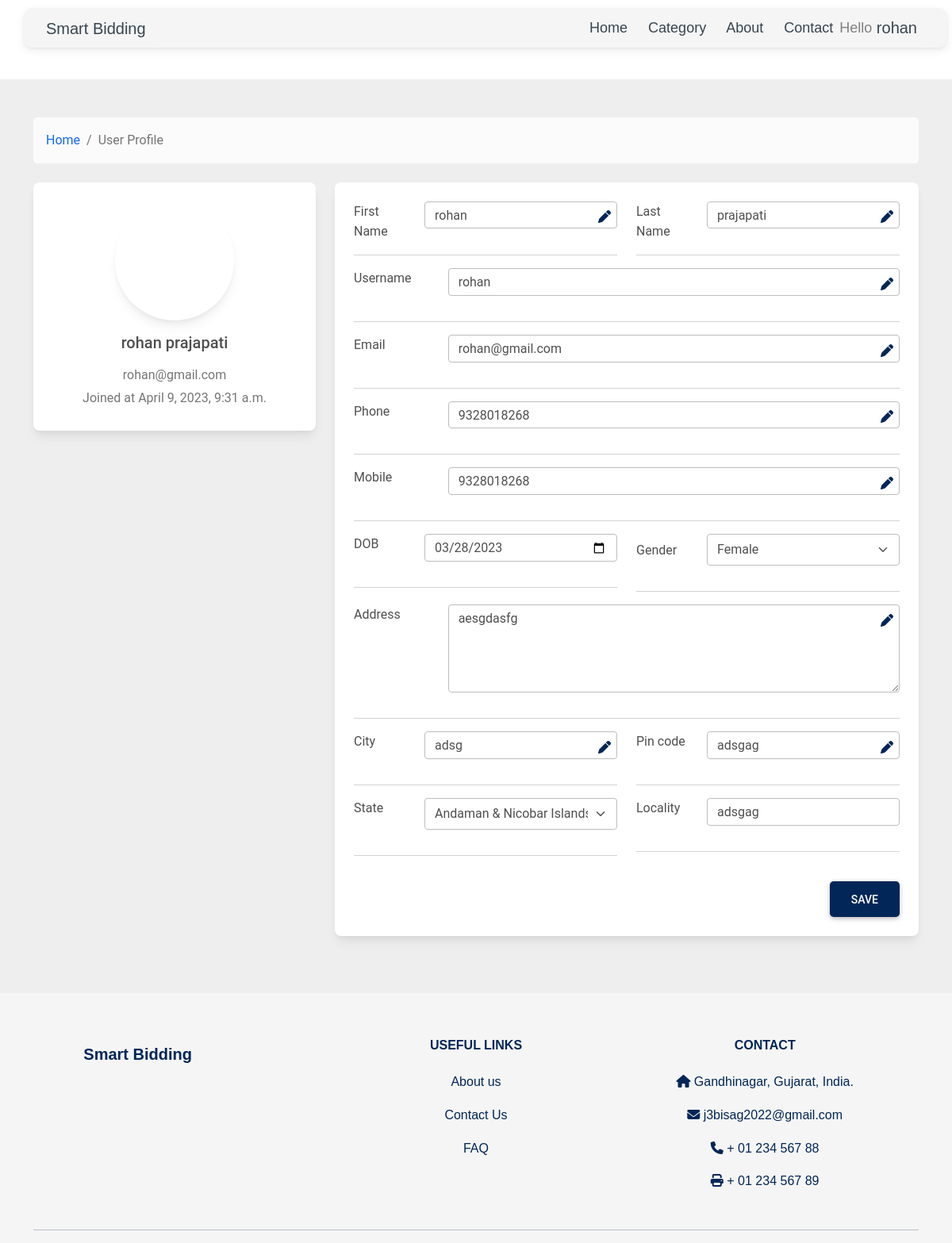
/profile/ (signed in), run on the app's committed database.
### Buyer/models.py (models this page shows, shortened)
class UserDetail(models.Model):
        SEX_CHOICES = ((True,'Male'),(False,'Female'))
        STATE_CHOICES = (("Andaman & Nicobar Islands",'Andaman & Nicobar Islands'),
            ("Andhra Pradesh",'Andhra Pradesh'),
            ("Arunachal Pradesh",'Arunachal Pradesh'),
            ("Assam",'Assam'),
            ("Bihar",'Bihar'),
            ("Chandigarh",'Chandigarh'),
            ("Chhattisgarh",'Chhattisgarh'),
            ("Dadra & Nagar Haveli",'Dadra & Nagar Haveli'),
            ("Daman and Diu",'Daman and Diu'),
            ("Delhi",'Delhi'),
            ("Goa",'Goa'),
            ("Gujarat",'Gujarat'),
            ("Haryana",'Haryana'),
            ("Himachal Pradesh",'Himachal Pradesh'),
            ("Jammu & Kashmir",'Jammu & Kashmir'),
            ("Jharkhand",'Jharkhand'),
            ("Karnataka",'Karnataka'),
            ("Kerala",'Kerala'),
            ("Lakshadweep",'Lakshadweep'),
            ("Madhya Pradesh",'Madhya Pradesh'),
            ("Maharashtra",'Maharashtra'),
            ("Manipur",'Manipur'),
            ("Meghalaya",'Meghalaya'),
            ("Mizoram",'Mizoram'),
            ("Nagaland",'Nagaland'),
            ("Odisha",'Odisha'),
            ("Puducherry",'Puducherry'),
            ("Punjab",'Punjab'),
            ("Rajasthan",'Rajasthan'),
            ("Sikkim",'Sikkim'),
            ("Tamil Nadu",'Tamil Nadu'),
            ("Telangana",'Telangana'),
            ("Tripura",'Tripura'),
            ("Uttarakhand",'Uttarakhand'),
            ("Uttar Pradesh",'Uttar Pradesh'),
            ("West Bengal",'West Bengal'),
            )
        usr = models.OneToOneField(User, primary_key=True, on_delete=models.CASCADE)
        auth_token = models.CharField(max_length=100, default="")
        is_verified = models.BooleanField(default=False)
        dob = models.DateField(null = True)
        photo = models.ImageField(default='user-profile.png',upload_to='Profiles/',null=True)
        mobile = models.CharField(max_length=10,null=True, default='')
        alternate_mobile = models.CharField(max_length=10,null=True,blank=True,default='')
        address = models.TextField(default='')
        pincode = models.CharField(max_length=6, null=True, default='')
        locality = models.CharField(max_length=100, null=True, blank=True,default='')
        city = models.CharField(max_length=100, null=True, blank=True,default='')
        state = models.CharField(max_length=50,choices=STATE_CHOICES, null=True,default='')
        sex = models.BooleanField(choices=SEX_CHOICES, null=True,default='')

### Buyer/views.py (the view)
# urls.py: path('profile/', views.Profile, name="profile"),
@login_required(login_url="Buyer:index")
def Profile(request):
    if request.method == 'POST':
        user_form = UserForm(request.POST, request.FILES, instance=request.user.userdetail)
        profile_form = profileForm(request.POST, instance=request.user)
        if user_form.is_valid() and profile_form.is_valid():
            user_form.save()
            profile_form.save()
            messages.success(request, f'Account is updated successfully...')
            return render(request,'buyer/profile.html',{'address':user_form,'profile':profile_form})
    else:
        user_form = UserForm(instance=request.user.userdetail)
        profile_form = profileForm(instance=request.user)
    return render(request,'buyer/profile.html',{'address':user_form,'profile':profile_form,'category':category.objects.all()})

### Buyer/templates/buyer/profile.html (shortened to what this page needs)
{% extends 'base.html' %}
{% load crispy_forms_tags %}
{% block content %}
<section style="background-color: #eee; margin-top:100px;">
    <div class="container py-5">
      <div class="row">
        <div class="col">
          <nav aria-label="breadcrumb" class="bg-light rounded-3 p-3 mb-4">
            <ol class="breadcrumb mb-0">
              <li class="breadcrumb-item"><a href="{% url 'Buyer:index'%}">Home</a></li>
              <li class="breadcrumb-item active" aria-current="page">User Profile</li>
            </ol>
          </nav>
        </div>
      </div>
      <form action="{% url 'Buyer:profile' %}" method="post" enctype="multipart/form-data">
      <div class="row">
        <div class="col-lg-4">
          <div class="card mb-4">
            <div class="card-body text-center">
              <div class="container-profilepic card rounded-circle overflow-hidden">
                <div class="photo-preview card-img w-100 h-100"></div>
              </div>
              <h5 class="my-3">{{request.user.first_name}} {{request.user.last_name}}</h5>
              <p class="text-muted mb-1">{{request.user.email}}</p>
              <p class="text-muted mb-1">Joined at {{request.user.date_joined}}</p>
            </div>
          </div>
        </div>
        <div class="col-lg-8">
          <div class="card mb-4">
            <div class="card-body">
              <div class="row">
                <div class="col-lg-6">
                <div class="row">
                <div class="col-sm-3">
                  <p class="mb-0">First Name</p>
                </div>
                <div class="col">
                  <p class="text-muted mb-0">{{profile.first_name | as_crispy_field}}<span class="fa fa-pen" style="float: right;position: relative; margin-top: -39px; margin-right: 8px; color: #012657;"></span></p>
                </div>
                </div>
                <hr>
                </div>
                <div class="col-lg-6">
                  <div class="row">
                  <div class="col-sm-3">
                    <p class="mb-0">Last Name</p>
                  </div>
                  <div class="col">
                    <p class="text-muted mb-0">{{profile.last_name | as_crispy_field}}<span class="fa fa-pen" style="float: right;position: relative; margin-top: -39px; margin-right: 8px; color: #012657;"></span></p>
                  </div>
                  </div>
                  <hr>
                </div>
              </div>
              <div class="row">
                <div class="col-sm-2">
                  <p class="mb-0">
                  Username
                  </p>
                </div>
                <div class="col-sm-10">
                  <p class="text-muted mb-0">{{profile.username | as_crispy_field}}<span class="fa fa-pen" style="float: right;position: relative;  margin-top: -39px; margin-right: 8px; color: #012657;"></span></p>
                </div>
              </div>
              <hr>
              <div class="row">
                <div class="col-sm-2">
                  <p class="mb-0">Email</p>
                </div>
                <div class="col-sm-10">
                  <p class="text-muted mb-0">{{profile.email | as_crispy_field}}<span class="fa fa-pen" style="float: right;position: relative;  margin-top: -39px; margin-right: 8px; color: #012657;"></span></p>
                </div>
              </div>
              <hr>
              <div class="row">
                <div class="col-sm-2">
                  <p class="mb-0">Phone</p>
                </div>
                <div class="col-sm-10">
                  <p class="text-muted mb-0">{{address.mobile | as_crispy_field}}<span class="fa fa-pen" style="float: right;position: relative;  margin-top: -39px; margin-right: 8px; color: #012657;"></span></p>
                </div>
              </div>
              <hr>
              <div class="row">
                <div class="col-sm-2">
                  <p class="mb-0">Mobile</p>
                </div>
                <div class="col-sm-10">
                  <p class="text-muted mb-0">{{address.alternate_mobile | as_crispy_field}}<span class="fa fa-pen" style="float: right;position: relative;  margin-top: -39px; margin-right: 8px; color: #012657;"></span></p>
                </div>
              </div>
              <hr>
              <div class="row">
                <div class="col-lg-6">
                <div class="row">
                <div class="col-sm-3">
                  <p class="mb-0">DOB</p>
                </div>
                <div class="col">
                  <p class="text-muted mb-0">{{address.dob | as_crispy_field}}</p>
                </div>
                </div>
                <hr>
                </div>
                <div class="col-lg-6">
                 <div class="row">
                <div class="col-sm-3">
                  <p class="mb-0 mt-2">Gender</p>
                </div>
                <div class="col-sm-9">
                  <p class="text-muted mb-0">{{address.sex | as_crispy_field}}</p>
                </div>
                </div>
                <hr>
                </div>
              </div>
              <div class="row">
                <div class="col-sm-2">
                  <p class="mb-0">Address</p>
                </div>
                <div class="col-sm-10">
                  <p class="text-muted mb-0">{{address.address | as_crispy_field}}<span class="fa fa-pen" style="float: right;position: relative;  margin-top: -115px; margin-right: 8px; color: #012657;"></span>
                </div>
              </div>
              <hr>
              <div class="row">
                <div class="col-lg-6">
                <div class="row">
                <div class="col-sm-3">
                  <p class="mb-0">City</p>
                </div>
                <div class="col">
                  <p class="text-muted mb-0">{{address.city | as_crispy_field}}<span class="fa fa-pen" style="float: right;position: relative;  margin-top: -39px; margin-right: 8px; color: #012657;"></span></p>
                </div>
                </div>
                <hr>
                </div>
                <div class="col-lg-6">
                  <div class="row">
                  <div class="col-sm-3">
                    <p class="mb-0">Pin code</p>
                  </div>
                  <div class="col">
                    <p class="text-muted mb-0">{{address.pincode | as_crispy_field}}<span class="fa fa-pen" style="float: right;position: relative;  margin-top: -39px; margin-right: 8px; color: #012657;"></span></p>
                  </div>
                  </div>
                  <hr>
                </div>
              </div>
              <div class="row">
                <div class="col-lg-6">
                <div class="row">
                <div class="col-sm-3">
                  <p class="mb-0">State</p>
                </div>
                <div class="col">
                  <p class="text-muted mb-0" style="border: none;">{{address.state | as_crispy_field}}</p>
                </div>
                </div>
                <hr>
                </div>
                <div class="col-lg-6">
                  <div class="row">
                  <div class="col-sm-3">
                    <p class="mb-0">Locality</p>
                  </div>
                  <div class="col">
                    <p class="text-muted mb-0">{{address.locality | as_crispy_field}}</p>
                  </div>
                  </div>
                  <hr>
                </div>
              </div>
              <div class="d-flex justify-content-end pt-3">
                <button type="submit" class="btn btn-lg ms-2 text-white" style="background-color: #012657; ">Save</button>
              </div>
            </div>
          </div>
        </div>
      </div>
    </form>
    </div>
  </section>
{% endblock content %}

### templates/base.html (shortened to what this page needs)
{% load static %}
{% load app_tags %}
<!DOCTYPE html>
<html lang="en">
<head>
  <link href="https://cdn.jsdelivr.net/npm/bootstrap@5.0.2/dist/css/bootstrap.min.css" rel="stylesheet">
<link rel="stylesheet" href="{% static 'css/mdb.min.css'%}">
<link rel="stylesheet" href="{% static 'css/owl.carousel.min.css'%}">
</head>
<body>
<header>
        <nav class="navbar navbar-expand navbar-default fixed-top" style="background: whitesmoke; display: flex; font-family: 'Source Sans Pro', sans-serif">
          <div class="container-fluid">
            <a class="navbar-brand mt-2 mt-lg-0" href="#" style="color: #36454F">
              Smart Bidding
            </a>
            <div class="collapse navbar-collapse" id="navbarSupportedContent" style="font-family: 'Source Sans Pro', sans-serif; font-size: large;backdrop-filter: blur(2px);">
              <ul class="navbar-nav mb-2 mb-lg-0" style=" margin-left: auto;">
                <li class="nav-item">
                  <a class="nav-link" href="{% url 'Buyer:index' %}" style="color: #36454F;">&nbsp; Home</a>
                </li>
                <li class="nav-item">
                  <div class="dropdown">
                  <a class="nav-link" data-mdb-dropdown-animation="off" id="dropdownMenuButton" data-mdb-toggle="dropdown" aria-expanded="false" href="#" style="color: #36454F;">&nbsp; Category</a>
                  </div>
                </li>
                <li class="nav-item">
                  <a class="nav-link" href="{% url 'Buyer:about-us' %}" style="color: #36454F;">&nbsp; About</a>
                </li>
                <li class="nav-item">
                  <a class="nav-link" href="{% url 'Buyer:contact' %}" style="color: #36454F;">&nbsp; Contact</a>
              </ul>
              {% if not request.user.is_authenticated %}
              <ul class="navbar-nav" style="margin-left: auto;">
								<li class="nav-item"></i>&nbsp; <a href ="#myModal" style="color: #36454F;" data-toggle="modal">Login/Register</a></li>
                </ul>
								{% else %}
              <div class="dropdown" style="margin-right: 10px;">
                <a class="dropdown-toggle d-flex align-items-center hidden-arrow"
                  href="#"
                  id="navbarDropdownMenuAvatar"
                  role="button"
                  data-mdb-toggle="dropdown"
                  aria-expanded="false" aria-haspopup="true" style="text-decoration: none; color: grey;">
                  Hello
                  <h5 class="text text-center" style="color: #36454F; margin-top: 7px"> &nbsp;{{request.user.username}}</h5>
                </a>
              </div>
              {% endif %}
            </div>
          </div>
        </nav>
</header>
        {% block content %}
        {% endblock content %}
<footer class="page-footer font-small mdb-color pt-4" style="background-color: #F5F5F5; color: #012657; font-family:'Source Sans Pro', sans-serif;">
  <div class="container text-center text-md-left">
    <div class="row text-center text-md-left mt-3 pb-3">
      <div class="col-md-3 col-lg-3 col-xl-3 mx-auto mt-3">
        <a class="navbar-brand mt-2 mt-lg-0" href="#" style="color: #012657"><b>Smart Bidding</b></a>
      </div>
      <div class="col-md-3 col-lg-2 col-xl-2 mx-auto mt-3 text-left">
        <h6 class="text-uppercase mb-4 font-weight-bold ">Useful links</h6>
        <p>
          <a href="{% url 'Buyer:about-us' %}" style="color: #012657">About
            us</a>
        </p>
        <p>
          <a href="{% url 'Buyer:contact' %}" style="color: #012657">Contact Us</a>
        </p>
        <p>
          <a href="{% url 'Buyer:faq' %}"style="color: #012657" >FAQ</a>
        </p>
      </div>
      <div class="col-md-4 col-lg-3 col-xl-3 mx-auto mt-3 text-left">
        <h6 class="text-uppercase mb-4 font-weight-bold">Contact</h6>
        <p>
          <i class="fas fa-home mr-3"></i> Gandhinagar, Gujarat, India.</p>
        <p>
          <i class="fas fa-envelope mr-3"></i> j3bisag2022@gmail.com</p>
        <p>
          <i class="fas fa-phone mr-3"></i> + 01 234 567 88</p>
        <p>
          <i class="fas fa-print mr-3"></i> + 01 234 567 89</p>
      </div>
    </div>
    <hr>
  </div>
</footer>
</body>
</html>

### data on the page
UserDetail: mobile "9328018268", alternate_mobile "9328018268", dob "03/28/2023", sex "Female", address "aesgdasfg", city "adsg", pincode "adsgag", state "Andaman & Nicobar Islands", locality "adsgag"

### other printed values
{{ request.user.username }} "rohan"
{{ request.user.first_name }} "rohan"
{{ request.user.last_name }} "prajapati"
{{ request.user.email }} "rohan@gmail.com"
{{ request.user.date_joined }} "April 9, 2023, 9:31 a.m."
